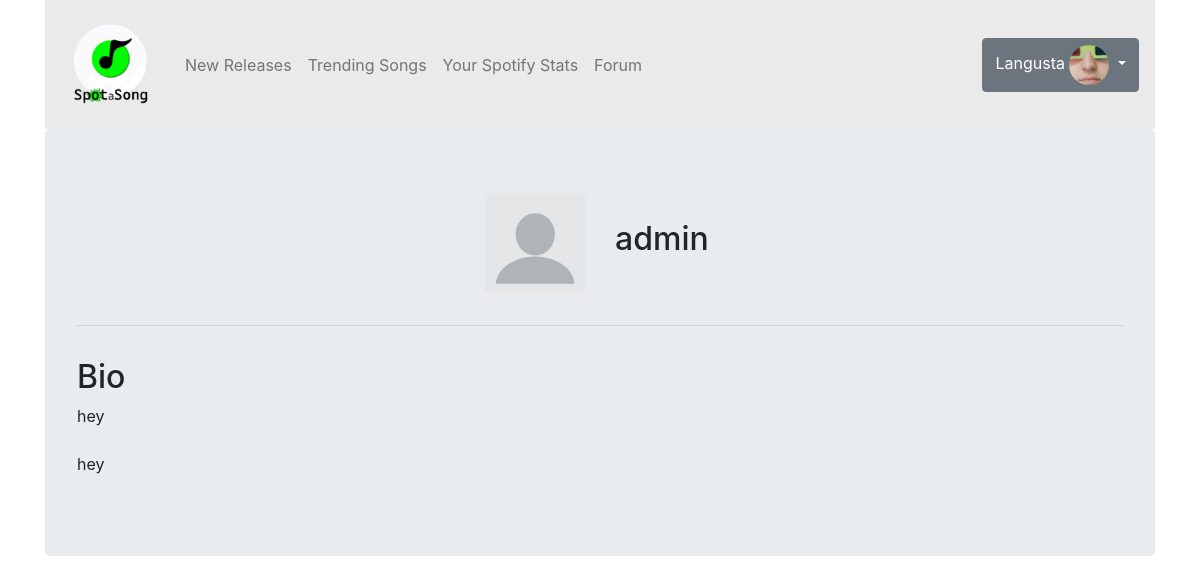
The page /accounts/profile/admin (signed in) on the database its author committed.
### accounts/models.py (models this page shows, shortened)
class CustomUser(AbstractUser):
    age = models.PositiveIntegerField(null=True, blank=True)

class UserProfile(models.Model):
    user = models.OneToOneField(CustomUser, on_delete=models.CASCADE)
    profile_picture = models.ImageField(default='default.jpg',upload_to='profile_pictures')
    bio = models.TextField(max_length=1500, blank=True)

### accounts/views.py (the view)
# urls.py: path('profile/<str:profile_name>', profileView, name='profile'),
def profileView(request, profile_name):
    user_profile = get_object_or_404(UserProfile, user__username=profile_name)
    if request.method == "POST":
        bio_form = BioUpdateForm(request.POST, instance=user_profile)
        if bio_form.is_valid():
            bio_form.save()
            messages.success(request, 'Bio Updated!')
            return redirect('accounts:profile', profile_name=profile_name)
    else:
        initial_data = {'bio': user_profile.bio} # set the initial value to the existing bio value
        bio_form = BioUpdateForm(initial=initial_data)
    return render(request, 'profile.html', {'user_profile': user_profile, 'bioform': bio_form})

### accounts/templates/profile.html (shortened to what this page needs)
{% extends "base.html" %}
{% load crispy_forms_tags %}
{% load static %}
{% block content %}
<div class="container">
    <div class="jumbotron">
        <div class="row text-center justify-content-md-center pb-3">
            <div class="col-md-5 text-md-right">
                <img id="bioImage"  src="{{ user_profile.profile_picture.url }}">
            </div>
           <div class="col-md-5 text-md-left my-auto">
                <h2>{{user_profile.user}}</h2>
           </div>
        </div>
        <hr>
        <div class="container">
            <div class="row pt-3">
                <h2>Bio</h2>
            </div>
            <div class="row">
                <p>{{ user_profile.bio|linebreaksbr }}</p>
            </div>
        </div>
    </div>
</div>
{% endblock %}

### main/templates/navbar.html (shortened to what this page needs)
{% load static %}
<div class="container">
  <nav class="navbar navbar-expand-lg navbar-light" style="background-color: #eaeaea;">
    <div class="collapse navbar-collapse" id="navbarTogglerDemo01">
      <a class="pt-2 navbar-brand" href="{% url 'main:home' %}">
        <img src="{% static '\images\DALL·E 2023-04-06 12.51.07 - Create a copytright free logo using this website name_ Spot-a-Song. Use grayscale colors with greenscale (1).png' %}" width="100" height="100" alt="">
      </a>
      <ul class="navbar-nav mr-auto mt-2 mt-lg-0">
        <li class="nav-item">
          <a class="nav-link" href="{% url 'main:new_releases' %}">New Releases</a>
        </li>
        <li class="nav-item">
          <a class="nav-link" href="{% url 'main:trendingSongs' %}">Trending Songs</a>
        </li>
        <li class="nav-item">
          <a class="nav-link" href="{% url 'accounts:spotify_authorize' %}">Your Spotify Stats</a>
        </li>
        <li class="nav-item">
          <a class="nav-link" href="{% url 'forum:forumtopics' %}">Forum</a>
        </li>
      </ul>
      {% if user.is_authenticated %}
      <div class="dropdown justify-content-right">
        <button class="btn btn-secondary dropdown-toggle" type="button" id="dropdownMenuButton" data-toggle="dropdown" aria-haspopup="true" aria-expanded="false">
          {{ user.username }}
          <img class="rounded-circle" id="imageprofile" src="{{ user.userprofile.profile_picture.url }}"></a>
        </button>
      </div>
      {% else %}
      <div class="justify-content-right">
        <a href="{% url 'accounts:signin' %}">SignIn</a>
        |
        <a href="{% url 'accounts:signup' %}">SignUp</a>
      </div>
      {% endif %}
    </div>
 </nav>
</div>

### static/css/style.css (style rules this page uses)
#imageprofile { max-width: 40px; max-height: 40px; }
#bioImage { max-width: 100px; max-height: 100px; }

### rows shown on the page
CustomUser: username "Langusta", userprofile.profile_picture (picture)
UserProfile: profile_picture (placeholder picture), user "admin", bio "hey hey"
